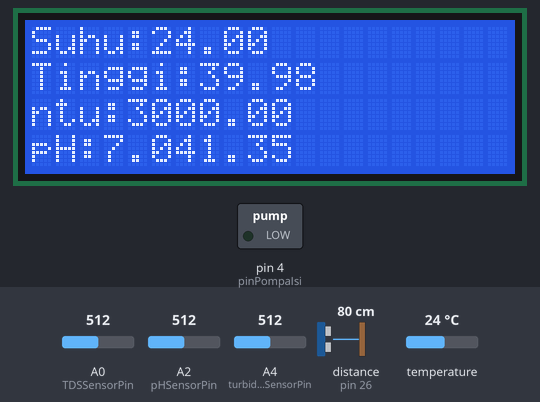
Bench run of a sketch on a simulated Arduino Mega 2560, built with avr-gcc and run on an emulated ATmega2560. Parts: 20×4 character LCD, switched loads named in the sketch (green lamp = pin HIGH). Wiring (inferred from the names in the program): ultrasonic range finder: trigger pin 30; echo pin 26. The test bench sets the inputs (shaded band); at power-on: distance to the obstacle (sensor on pin 26) 80 cm, temperature 24 °C, A0 (TDSSensorPin) = 512, A2 (pHSensorPin) = 512, A4 (turbiditySensorPin) = 512. The echo pulse lasts 58.3 µs per cm; pins used as bus, display or sensor lines are not drawn; what the sketch prints to the serial monitor is not drawn.

Above: at 1.2 s.
1.3 s: distance to the obstacle (sensor on pin 26) set to 75 cm
At 7.8 s:
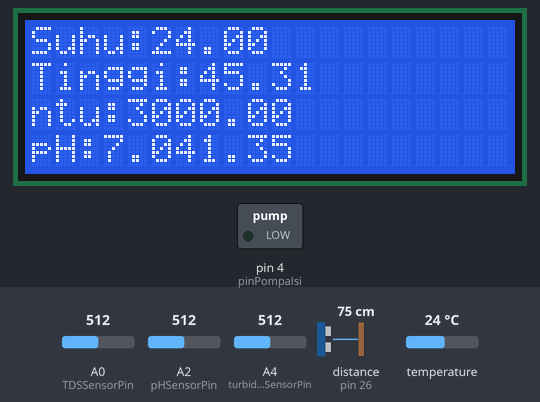
8.2 s: distance to the obstacle (sensor on pin 26) set to 65 cm
At 13.4 s:
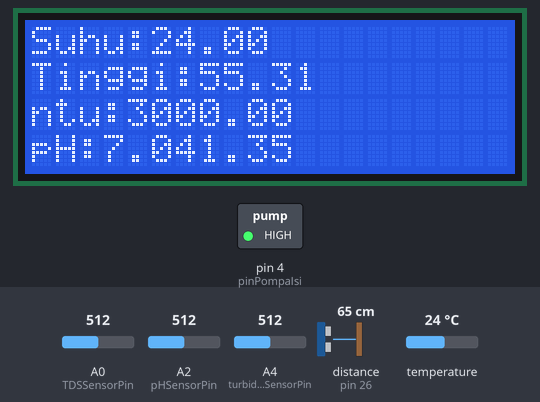
19.8 s: temperature set to 12 °C
At 25.6 s:
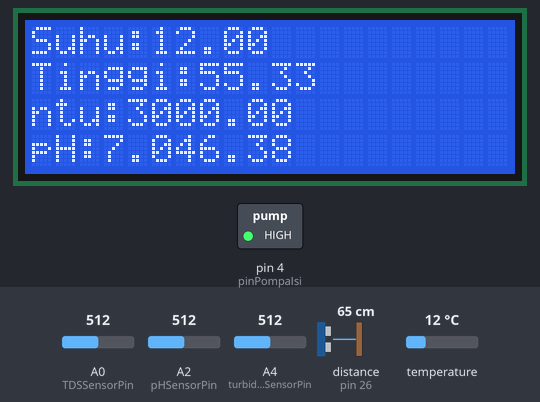
31.5 s: A0 (TDSSensorPin) set to 716
At 36.5 s:
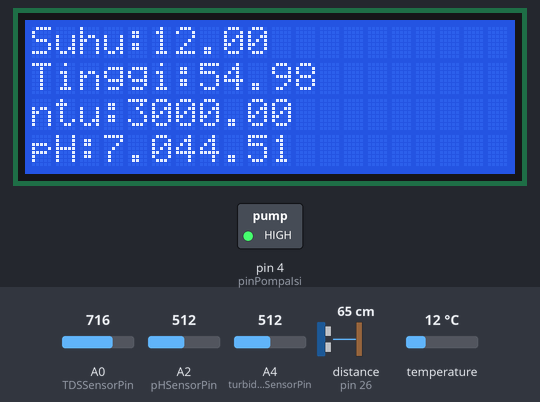
38.0 s: A2 (pHSensorPin) set to 716
At 42.0 s:
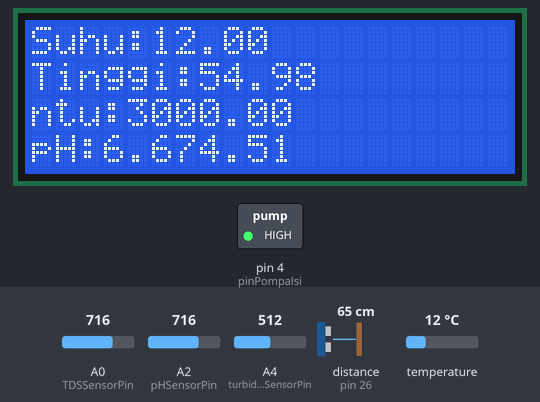
44.5 s: A4 (turbiditySensorPin) set to 716
At 48.7 s:
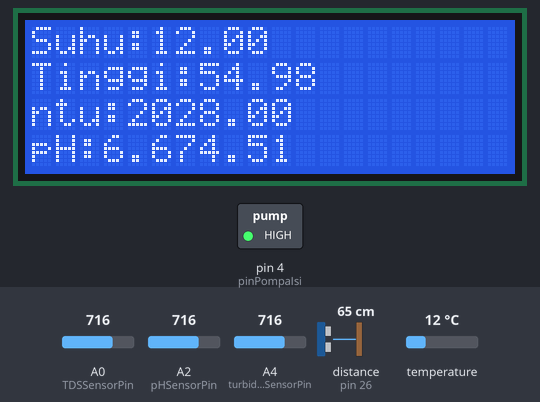
Timing chart, 0 to 50.2 s (numbered marks = the images above; inputs shaded):
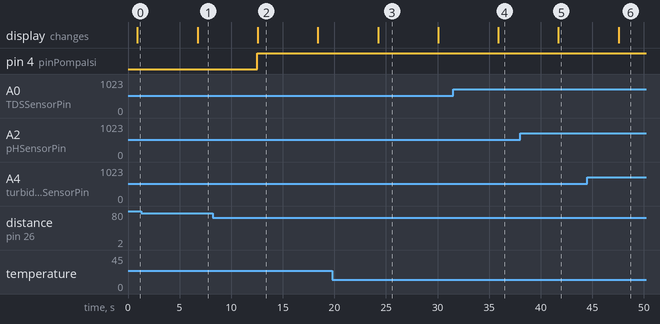

Measured:
- the behaviour switches between 71 and 70 cm on distance to the obstacle (sensor on pin 26) (found by bisection; images 1 and 2)
- after the input at 1.3 s, the display: changes after 5.4 s (image 1)
- after the input at 8.2 s, pin 4 (pinPompaIsi): LOW → HIGH after 4.3 s; the display: changes after 4.4 s (image 2)
- after the input at 19.8 s, the display: changes after 4.4 s (image 3)
- after the input at 31.5 s, the display: changes after 4.4 s (image 4)
- after the input at 38.0 s, the display: changes after 3.7 s (image 5)
- after the input at 44.5 s, the display: changes after 3.0 s (image 6)

The sketch:

ArduinoMega.ino
```cpp
#include <OneWire.h>
#include <DallasTemperature.h>
#include <LiquidCrystal_I2C.h>
#include <EEPROM.h>
#include "GravityTDS.h"

const int pHSensorPin = A2;
const float pHtujuh = 2.6;
const float pHstep = 2.7;
const int TDSSensorPin = A0;
const float VREF = 5.0;
const int turbiditySensorPin = A4;
const int ultrasonicTrigPin = 30;
const int ultrasonicEchoPin = 26;
float tinggiAir, tinggiAirPrev = 0;
const int jarakSensorDasarAir = 120;
const int batasMinPemSensor = 0;
const int ds18b20SensorPin = 22;
const int pinPompaIsi = 4;
LiquidCrystal_I2C lcd(0x27, 20, 4);

OneWire oneWire(ds18b20SensorPin);
DallasTemperature sensors(&oneWire);
GravityTDS gravityTds;
float temperature = 25, tdsValue = 0;
// alat
String idDevice = "Mega";

void setup() {
  Serial.begin(9600);
  Serial1.begin(9600);
  sensors.begin();
  pinMode(ultrasonicTrigPin, OUTPUT);
  pinMode(ultrasonicEchoPin, INPUT);

  gravityTds.setPin(TDSSensorPin);
  gravityTds.setAref(5.0);
  gravityTds.setAdcRange(1024);
  gravityTds.begin();

  pinMode(pinPompaIsi, OUTPUT);
  lcd.init();
  lcd.backlight();
}

void loop() {
  // Membaca nilai pH dari sensor
  float pHValue = bacaSensorPH();
  Serial.print("pH: ");
  Serial.println(pHValue, 2);

  // Membaca nilai turbidity dari sensor
  int turbiditynilai = bacaSensorTurbidity();
  Serial.print("Turbidity: ");
  Serial.println(turbiditynilai);

  // Membaca nilai suhu dari sensor DS18B20
  float temperatureValue = bacaSensorSuhu();
  Serial.print("Suhu (°C): ");
  Serial.println(temperatureValue);

    // Membaca nilai TDS dari sensor
  gravityTds.setTemperature(temperatureValue);
  gravityTds.update();
  float tdsValue = gravityTds.getTdsValue();
  Serial.print("TDS (ppm): ");
  Serial.println(tdsValue);

  // Membaca jarak dari sensor ultrasonik
  float jarakValue = bacaSensorUltrasonik();
  Serial.print("tinggi air (cm): ");
  Serial.println(jarakValue);

  // kontrolFuzzy(jarakValue, temperatureValue);
  kontrolPompa(jarakValue);

  //kirim data ke MCU
  Serial1.print(pHValue, 2);
  Serial1.print(",");
  Serial1.print(turbiditynilai);
  Serial1.print(",");
  Serial1.print(temperatureValue);
  Serial1.print(",");
  Serial1.print(tdsValue);
  Serial1.print(",");
  Serial1.println(jarakValue);

  lcd.clear();
  tampilkanNilai("Suhu", temperatureValue, 0, 0);
  tampilkanNilai("Tinggi", jarakValue, 0, 1);
  tampilkanNilai("ntu", turbiditynilai, 0, 2);
  tampilkanNilai("ppm", tdsValue, 0, 3);
  tampilkanNilai("pH", pHValue, 0, 4);

  delay(5000);
}

float bacaSensorPH() {
  int pHValue = analogRead(pHSensorPin);
  double TeganganPh = 5 / 1024.0 * pHValue;
  float nilaiPh = 7.00 + ((pHtujuh - TeganganPh)/pHstep);
  return nilaiPh;
}


int bacaSensorTurbidity() {
  int turbidityValue = analogRead(turbiditySensorPin);
  float voltage = turbidityValue * (5.0 / 1024.0);
  float ntu = -1120.4*square(voltage)+5742.3*voltage-4352.9;
  return ntu;
}

float bacaSensorSuhu() {
  sensors.requestTemperatures();
  float temperatureValue = sensors.getTempCByIndex(0);
  return temperatureValue;
}

float bacaSensorUltrasonik() {
  digitalWrite(ultrasonicTrigPin, LOW);
  delayMicroseconds(5);
  digitalWrite(ultrasonicTrigPin, HIGH);
  delayMicroseconds(10);
  digitalWrite(ultrasonicTrigPin, LOW);

  long duration = pulseIn(ultrasonicEchoPin, HIGH);
  float distance = (duration * 0.0343) / 2; // Menghitung jarak dalam cm
  if(distance>batasMinPemSensor && distance<jarakSensorDasarAir){
    tinggiAir = jarakSensorDasarAir - distance;
    tinggiAirPrev = tinggiAir;
  }else{
    tinggiAir = tinggiAirPrev;
  }
  return tinggiAir;
}

void kontrolPompa(float jarakValue) {
  const float airRendah = 50.0;
  const float airSedang = 75.0;

  if (jarakValue < airRendah) {
    digitalWrite(pinPompaIsi, LOW);
  } else if (jarakValue >= airRendah && jarakValue < airSedang) {
    digitalWrite(pinPompaIsi, HIGH);
  } else if (jarakValue >= airSedang) {
    digitalWrite(pinPompaIsi, HIGH);
  }
}

void tampilkanNilai(const char* label, float value, int column, int row) {
    lcd.setCursor(column, row);
    lcd.print(label);
    lcd.print(":");
    lcd.print(value);
}
```
